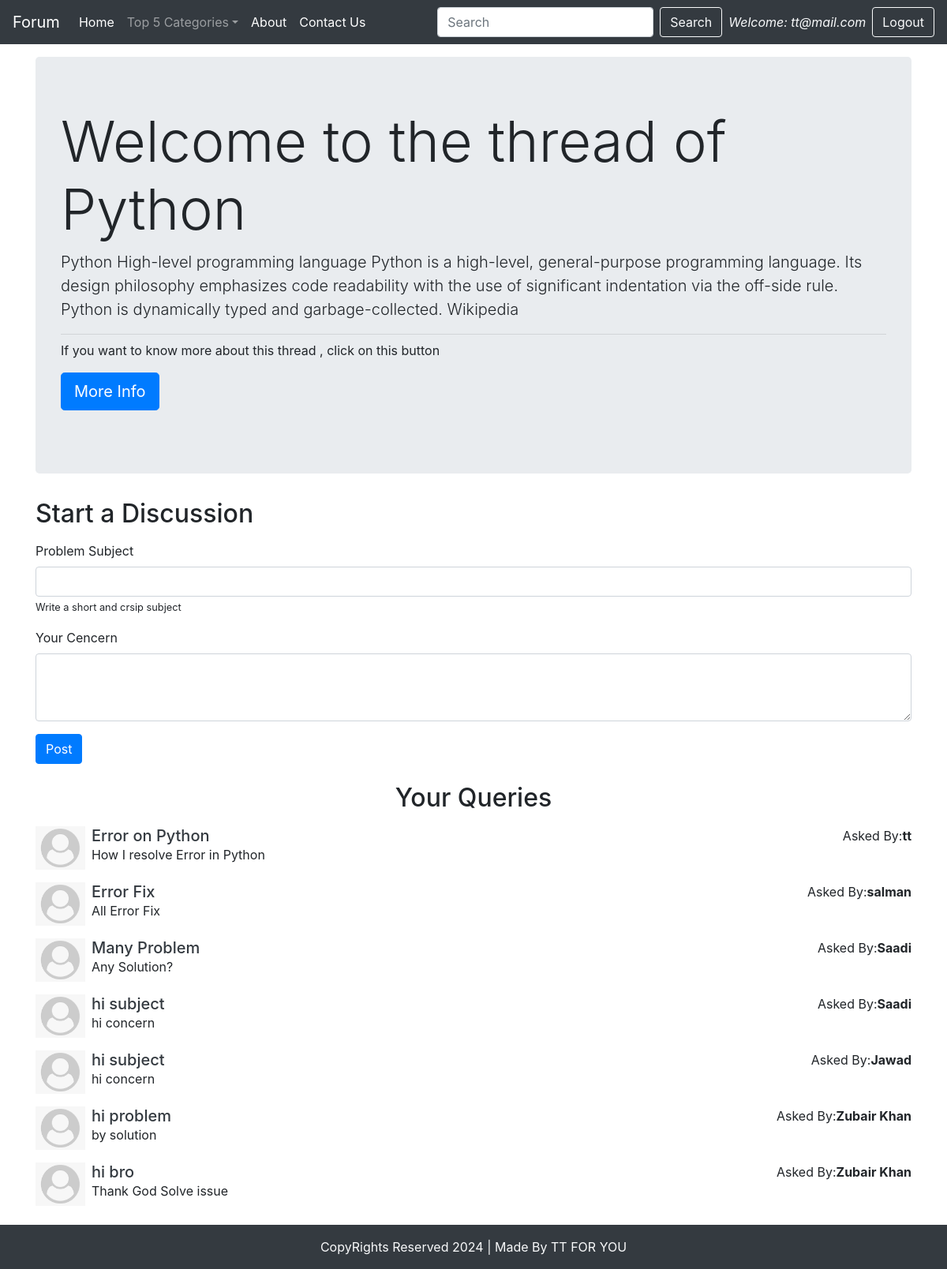
The page /threadlist.php?catid=1 (signed in) on the database its author committed.
### tables this page shows
CREATE TABLE `categories` (
  `category_id` int(11) NOT NULL,
  `category_name` text NOT NULL,
  `category_description` text NOT NULL,
  `date` datetime NOT NULL DEFAULT current_timestamp()
);

CREATE TABLE `threads` (
  `thread_id` int(11) NOT NULL,
  `thread_title` text NOT NULL,
  `thread_desc` text NOT NULL,
  `thread_cat_id` int(11) NOT NULL,
  `thread_user_id` int(11) NOT NULL,
  `Date` datetime NOT NULL DEFAULT current_timestamp()
);

CREATE TABLE `users` (
  `srn` int(11) NOT NULL,
  `Name` varchar(15) NOT NULL,
  `Email` text NOT NULL,
  `Password` text NOT NULL,
  `Date` datetime NOT NULL DEFAULT current_timestamp()
);

### threadlist.php (the view, shortened to what this page needs)
<?php require "assets/dbconnect.php";
$id = $_GET['catid'];
$sql = "SELECT * FROM `categories` WHERE category_id = '$id'";
            $result = mysqli_query($con,$sql);
            while ($row = mysqli_fetch_assoc($result)) {
                $id = $row['category_id'];
                $catname = $row['category_name'];
                $catdesc = $row['category_description'];
            }
?>
<!doctype html>
<html lang="en">
<head>
    <link rel="stylesheet" href="https://stackpath.bootstrapcdn.com/bootstrap/4.3.1/css/bootstrap.min.css"
>
</head>
<body>
    <?php include "assets/header.php";?>
    <div class="container my-3">
        <div class="jumbotron">
            <h1 class="display-3">Welcome to the thread of <?php echo $catname ; ?></h1>
            <p class="lead"><?php echo $catdesc; ?></p>
            <hr class="my-2">
            <p>If you want to know more about this thread , click on this button</p>
            <p class="lead">
                <a class="btn btn-primary btn-lg" href="index.php" role="button">More Info</a>
            </p>
        </div>
    </div>
    <div class="container my-3">
        <h2 class="my-3">Start a Discussion</h2>
        <?php
        if (isset($_SESSION['loggedin'])&& $_SESSION['loggedin']==true) {
            echo ' <form action=" '.$_SERVER["REQUEST_URI"].'" method="post">
            <div class="form-group">
                <label for="">Problem Subject</label>
                <input type="text" class="form-control" name="title" id="" aria-describedby="helpId" placeholder="">
                <small>Write a short and crsip subject</small>
                </div>
                <input type="hidden" name="srn" value="'.$_SESSION["srn"].'">
                <div class="form-group">
                <label for="">Your Cencern</label>
                <textarea name="desc" rows="3" class="form-control"></textarea>
            </div>
            <button type="submit" class="btn btn-primary">Post</button>
        </form>';
        }else{
            echo ' <div class="jumbotron">
            <h1 class="display-4">You are not able to start a Session</h1>
            <p class="lead">If you want to start a Session...Login First</p>
            <hr class="my-2">
        </div>';
        }
        ?>
    </div>
    <div class="container my-4" id="footer">
        <h2 class="text-center">Your Queries</h2>
        <div class="container-my-3">
            <?php
        $sql = "SELECT * FROM `threads` WHERE thread_cat_id = '$id' ";
        $result = mysqli_query($con,$sql);
        $noresult = true;
            while ($row = mysqli_fetch_assoc($result)) {
                $noresult = false;
                $thid = $row['thread_id'];
                $thtitle = $row['thread_title'];
                $thdesc = $row['thread_desc'];
                $thuserid = $row['thread_user_id'];
                $sql2 = "SELECT Name FROM `users` WHERE srn = '$thuserid'";
                $result2 = mysqli_query($con,$sql2);
                $row2 = mysqli_fetch_assoc($result2);
                $name = $row2['Name'];
                echo '<div class="media my-3">
                <a class="d-flex" href="#">
                    <img src="img/user.png" height="55px" alt="">
                </a>
                <div class="media-body ml-2 ">
                    <h5 class="my-0 "><a class="text-dark" href="threads.php?threadid='. $thid.'">'.$thtitle.'</a></h5>
                    '.$thdesc.'
                    </div>
                   Asked By: <p class="font-weight-bold"> '.$name.'</p>
            </div>';
            }if ($noresult) {
                echo ' <div class="jumbotron my-3">
                <h1 class="display-3">No Threads Found</h1>
                <p class="lead">Be the first person and ask the question</p>
                <hr class="my-2">
            </div>';
            }
?>
        </div>
    </div>
    <?php include "assets/footer.php";?>
</body>
</html>

### threadlist.php (style rules this page uses)
#footer { min-height: 500px; }

### rows shown on the page
categories: category_name "Python", category_description "Python High-level programming language Python is a high-level, general-purpose programming language. Its design philosophy emphasizes code readability with the use of significant indentation via the off-side rule. Python is dynamically typed and garbage-collected. Wikipedia"
threads: thread_title "Error on Python", thread_desc "How I resolve Error in Python", users.Name "tt"
threads: thread_title "Error Fix", thread_desc "All Error Fix", users.Name "salman"
threads: thread_title "Many Problem", thread_desc "Any Solution?", users.Name "Saadi"
threads: thread_title "hi subject", thread_desc "hi concern", users.Name "Saadi"
threads: thread_title "hi subject", thread_desc "hi concern", users.Name "Jawad"
threads: thread_title "hi problem", thread_desc "by solution", users.Name "Zubair Khan"
threads: thread_title "hi bro", thread_desc "Thank God Solve issue", users.Name "Zubair Khan"

### other values the page prints
$_SESSION['email'] "tt@mail.com"
